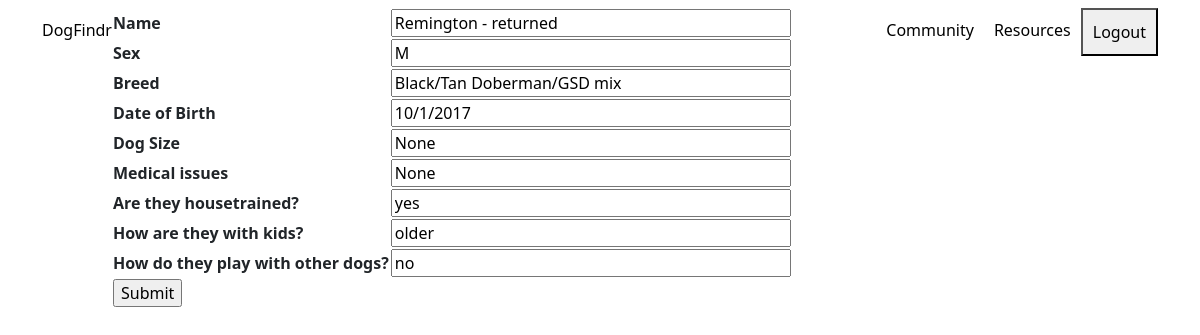
Before: /dog/1 (signed in) with the older database file.
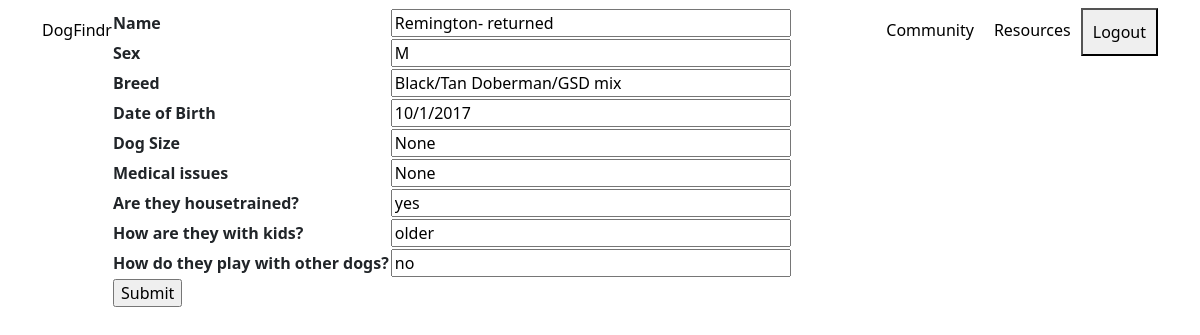
After: the same page with the newer database file.
### app.py (models this page shows)
class Dogmedical(db.Model):
    __tablename__ = 'DogMedical'
    ID = db.Column(db.Integer, primary_key=True)
    TagNumber = db.Column(db.String(128))
    Dated = db.Column(db.String(128))
    Name = db.Column(db.String(128))
    Sex = db.Column(db.String(128))
    Breed = db.Column(db.String(128))
    picture = db.Column(db.String(128))
    DateofBirth = db.Column(db.String(128))
    Status = db.Column(db.String(128))
    Source = db.Column(db.String(128))
    MicrochipNumber = db.Column(db.String(128))
    Type = db.Column(db.String(128))
    VaccinationDate = db.Column(db.String(128))
    VaccPaperworkReceived = db.Column(db.String(128))
    Veterinarian = db.Column(db.String(128))
    SizeAndLbs = db.Column(db.String(128))
    SpayAndNeuterDate = db.Column(db.String(128))
    RabiesTagNumber = db.Column(db.String(128))
    HeartWormTestDate = db.Column(db.String(128))
    HeartwormTestResults = db.Column(db.String(128))
    Heartwormprev = db.Column(db.String(128))
    medicalissues = db.Column(db.String(128))
    Foster = db.Column(db.String(128))
    Phone = db.Column(db.String(128))
    Email = db.Column(db.String(128))

class Dogadoptionneeds(db.Model):
    __tablename__ = 'DogAdoptionNeeds'
    ID = db.Column(db.Integer, primary_key=True)
    TagNumber = db.Column(db.String(128))
    Name = db.Column(db.String(128))
    OtherdogsPlay = db.Column(db.String(128))
    OtherdogsParalelllive = db.Column(db.String(128))
    Cats = db.Column(db.String(128))
    Kids = db.Column(db.String(128))
    Housetrained = db.Column(db.String(128))
    Cratetrained = db.Column(db.String(128))
    leashwalk = db.Column(db.String(128))
    Doorescape = db.Column(db.String(128))
    Digger = db.Column(db.String(128))
    Vocal = db.Column(db.String(128))
    FireworksFear = db.Column(db.String(128))
    Specialneeds = db.Column(db.String(128))
    Notes = db.Column(db.String(128))

### app.py (the view, shortened to what this page needs)
@app.route('/dog')
@app.route('/dog/<int:id>', methods=['GET', 'POST'])
@login_required
def dog(id):
    try:
        isAdmin = current_user.email in admins
        dog = Dogmedical.query.get(id)
        needs = Dogadoptionneeds.query.get(id)
        if not dog:
            flash("This dog does not exist.")
            return redirect(url_for('home'))
        return render_template('dog.html', id=id, dog=dog, needs=needs, isAdmin=isAdmin)
    except Exception as e:
        print(e)
        flash("Something went wrong. Please try again.")
        return redirect(url_for('home'))

### app.py (called while the page is built)
@login_manager.user_loader
def load_user(user_id):
  return Users.query.get(int(user_id))

### templates/dog.html (shortened to what this page needs)
<html>
<head>
<link href="../static/css/style.css" rel="stylesheet">
<link href="https://cdn.jsdelivr.net/npm/bootstrap@5.3.3/dist/css/bootstrap.min.css" rel="stylesheet">
</head>
<body class="container">
    {% include 'nav.html'%}
    {% if isAdmin %}
    <form method="POST" action="/dog/{{id}}">
        <table>
            <tr>
               <th>Name</th>
               <td> <input value="{{dog.Name}}" type="text" name="Name" class="dogvalue"></input> </td>
            </tr>
            <tr>
                <th>Sex</th>
                <td> <input value="{{dog.Sex}}" type="text" name="Sex" class="dogvalue"></input> </td>
            </tr>
            <tr>
                <th>Breed</th>
                <td> <input value="{{dog.Breed}}" type="text" name="Breed" class="dogvalue"></input> </td>
            </tr>
            <tr>
                <th>Date of Birth</th>
                <td><input value="{{dog.DateofBirth}}" type="text" name="DateofBirth" class="dogvalue"></input></td>
            </tr>
            <tr>
                <th>Dog Size</th>
                <td><input value="{{dog['SizeAndLbs']}}" type="text" name="SizeAndLbs" class="dogvalue"></input></td>
            </tr>
            <tr>
                <th>Medical issues</th>
                <td><input value="{{dog.medicalissues}}" type="text" name="medicalissues" class="dogvalue"></input></td>
            </tr>
            <tr>
                <th>Are they housetrained?</th>
                <td> <input value="{{needs.Housetrained}}" type="text" name="Housetrained" class="dogvalue"></input> </td>
             </tr>
             <tr>
                <th>How are they with kids?</th>
                <td> <input value="{{needs.Kids}}" type="text" name="Kids" class="dogvalue"></input> </td>
             </tr>
             <tr>
                <th>How do they play with other dogs?</th>
                <td> <input value="{{needs['OtherdogsPlay']}}" type="text" name="OtherdogsPlay" class="dogvalue"></input> </td>
             </tr>
            <tr>
                <td><input type="submit" value="Submit"></td>
            </tr>
        </table>
    </form>
    {% endif %}
</body>
</html>

### templates/nav.html
<nav>
    <button class="topbar line" onclick="window.location.assign('/logout')">Logout</button>
    <a class="topbar line" href="{{ url_for('resources') }}">Resources</a>
    <a class="topbar line" href="{{ url_for('community') }}">Community</a>
    <a class="topbar logo" href="{{ url_for('home') }}">DogFindr</a>
</nav>

### static/css/style.css (style rules this page uses)
.topbar { float: right; text-decoration: none; color: black; }
.line { padding:10px }
.dogvalue { width: 400px; }
.logo { float:left; padding-top:10px; }

Changed rows visible on the page:
changed Dogmedical "Black/Tan Doberman/GSD mix": Name "Remington - returned" → "Remington- returned"
